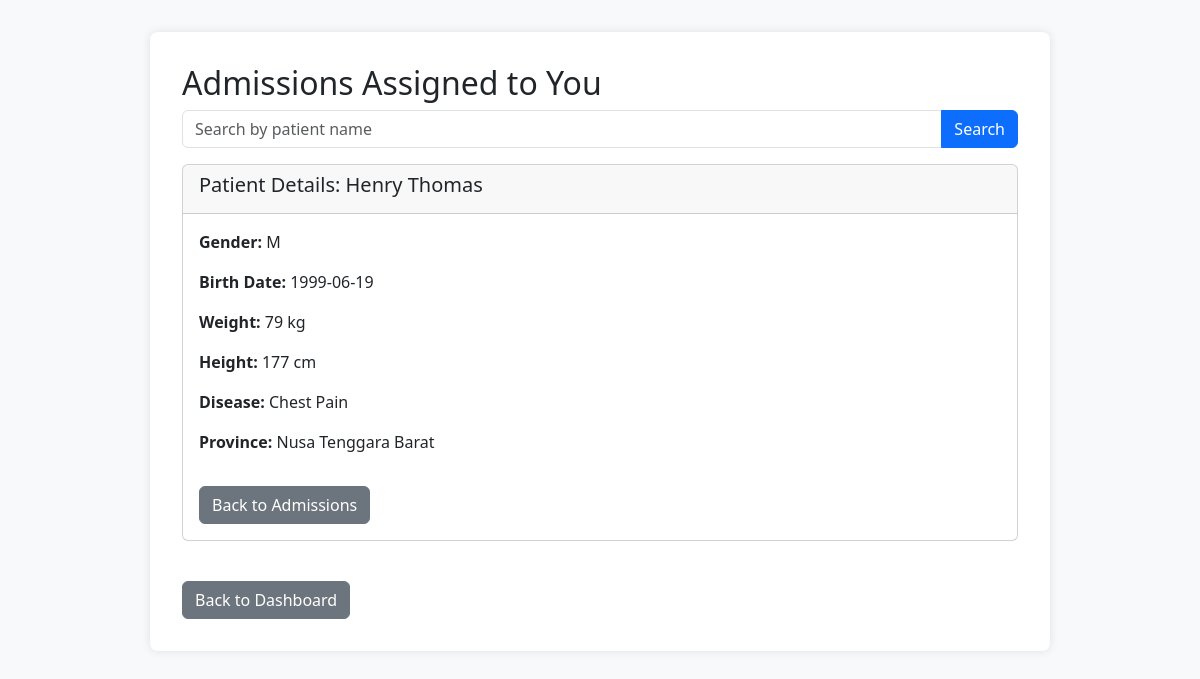
Screenshot of /doctor.php?patientID=69 (signed in) with the database file from the repository.
### tables this page shows
CREATE TABLE `patients` (
  `patientsID` int(11) NOT NULL,
  `provinceID` char(2) NOT NULL,
  `first_name` varchar(30) NOT NULL,
  `last_name` varchar(30) NOT NULL,
  `weight` decimal(4,0) DEFAULT NULL,
  `height` decimal(3,0) DEFAULT NULL,
  `disease` varchar(40) DEFAULT NULL,
  `gender` char(1) DEFAULT NULL,
  `birth_date` date DEFAULT NULL
);

CREATE TABLE `province` (
  `provinceID` char(2) NOT NULL,
  `province_name` varchar(50) NOT NULL
);

### doctor.php (the view, shortened to what this page needs)
<?php
require 'config.php';
$search = $_GET['search'] ?? '';
$patientID = $_GET['patientID'] ?? null;
$patientDetails = null;
if ($patientID) {
    $stmt = $pdo->prepare("
        SELECT p.*, pr.province_name
        FROM patients p
        LEFT JOIN province pr ON p.provinceID = pr.provinceID
        WHERE p.patientsID = ?
        LIMIT 1
    ");
    $stmt->execute([$patientID]);
    $patientDetails = $stmt->fetch(PDO::FETCH_ASSOC);
}
?>
<!DOCTYPE html>
<html lang="en">
<head>
    <link href="https://cdn.jsdelivr.net/npm/bootstrap@5.3.0/dist/css/bootstrap.min.css" rel="stylesheet" />
</head>
<body>
<div class="container">
    <h2>Admissions Assigned to You</h2>
    <form method="GET" class="mb-3">
        <div class="input-group">
            <input type="text" name="search" class="form-control" placeholder="Search by patient name" value="<?php echo htmlspecialchars($search); ?>" />
            <button class="btn btn-primary" type="submit">Search</button>
        </div>
    </form>
    <?php if ($patientDetails): ?>
        <div class="card mb-4">
            <div class="card-header">
                <h5>Patient Details: <?php echo htmlspecialchars($patientDetails['first_name'] . ' ' . $patientDetails['last_name']); ?></h5>
            </div>
            <div class="card-body">
                <p><strong>Gender:</strong> <?php echo htmlspecialchars($patientDetails['gender']); ?></p>
                <p><strong>Birth Date:</strong> <?php echo htmlspecialchars($patientDetails['birth_date']); ?></p>
                <p><strong>Weight:</strong> <?php echo htmlspecialchars($patientDetails['weight']); ?> kg</p>
                <p><strong>Height:</strong> <?php echo htmlspecialchars($patientDetails['height']); ?> cm</p>
                <p><strong>Disease:</strong> <?php echo htmlspecialchars($patientDetails['disease']); ?></p>
                <p><strong>Province:</strong> <?php echo htmlspecialchars($patientDetails['province_name']); ?></p>
                <a href="doctor.php" class="btn btn-secondary mt-3">Back to Admissions</a>
            </div>
        </div>
    <?php endif; ?>
    <a href="dashboard.php" class="btn btn-secondary mt-3">Back to Dashboard</a>
</div>
</body>
</html>

### doctor.php (style rules this page uses)
body { padding: 2rem; background: #f8f9fa; }
.container { max-width: 900px; background: white; padding: 2rem; border-radius: 0.5rem; box-shadow: 0 0 10px rgba(0,0,0,0.1); }

### rows the page displays
patients: first_name+last_name "Henry Thomas", gender "M", birth_date "1999-06-19", weight "79", height "177", disease "Chest Pain", provinceID.province_name "Nusa Tenggara Barat"
